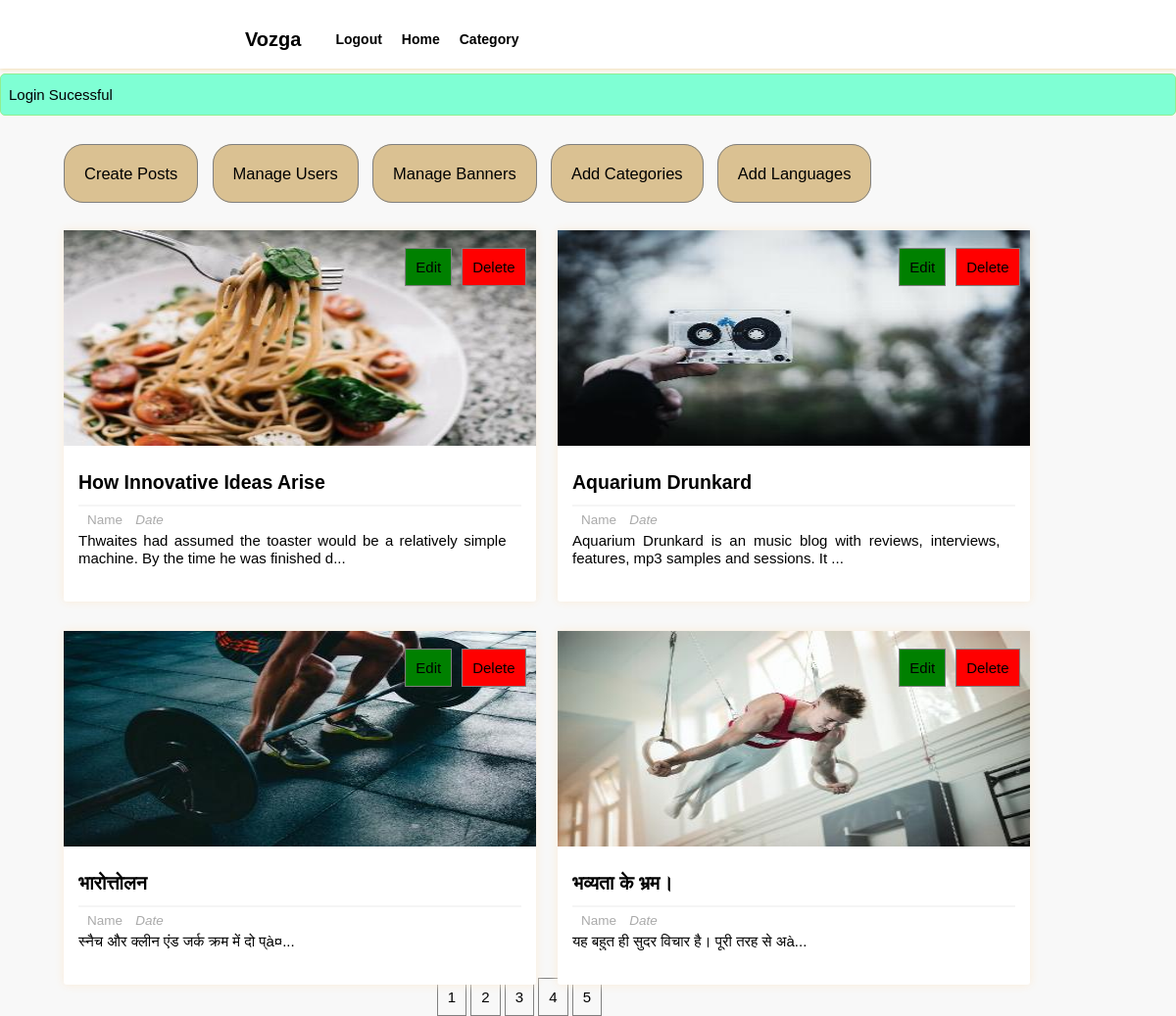
/dashboard.php?page=3 (signed in), run on the app's committed database.
### tables this page shows
CREATE TABLE `posts` (
  `p_id` int NOT NULL,
  `dup_id` int NOT NULL,
  `title` varchar(255) NOT NULL,
  `description` longtext NOT NULL,
  `category` varchar(255) NOT NULL,
  `image` varchar(255) NOT NULL,
  `user_id` int NOT NULL,
  `lang_code` varchar(255) NOT NULL
);

### dashboard.php (the view, shortened to what this page needs)
<?php
    require_once "includes/login_validate.php";
?>
<html lang="en">
<head>
    <link href="includes/style.css" rel="stylesheet" type="text/css" />
</head>
<body>
<div class="header-wrapper">
<header>
            <div class='logo'>
                <h3>Vozga</h3>
            </div>
            <div class="search-form">
                        <div class="icon">
                        </div>
                    </div>
            <ul class='list'>
                <li><a>Category<i class="fas fa-chevron-down" style="color:black; font-size: 14px; font-weight: 600; padding:5px;"></i></a>
                </li>
                <li><a href='homepage'>Home</a></li>
                <li><a href="includes/logout.php">Logout</a></li>
            </ul>
        </header>
</div>
    <?php if(isset($_SESSION['message'])):?>
            <div class="msg <?php echo $_SESSION['type'];?>">
                <li><?php echo $_SESSION['message'];?></li>
            </div>
        <?php endif;?>
    <div class="manage-posts-admin">
            <div class="admin-manage">
                <ul>
                    <li><a href="createpost">Create Posts</a></li>
                    <li><a href="manageuser">Manage Users</a></li>
                    <li><a href="banner">Manage Banners</a></li>
                    <li><a href="add-category">Add Categories</a></li>
                    <li><a href="add-language">Add Languages</a></li>
                </ul>
            </div>
        <div class="main-content-admin">
                    <?php
                        $results_per_page=4;
                        $sql="SELECT * FROM posts";
                        $result=mysqli_query($con,$sql);
                        $i=0;
                        $num_of_result=mysqli_num_rows($result);
                        $num_of_pages=ceil($num_of_result/$results_per_page);
                        if(!isset($_GET['page'])){
                            $page=1;
                        }else{
                            $page=$_GET['page'];
                        }
                        $start_limit=($page-1)*$results_per_page;
                        $sql="SELECT * FROM posts LIMIT ".$start_limit.','.$results_per_page;
                        $result=mysqli_query($con,$sql);
                        if(mysqli_num_rows($result) > $i){
                            while($row=mysqli_fetch_assoc($result)){
                    ?>
                    <div class="main-post-admin">
                    <?php
                        $output_image="images/resized408x220".$row['image'];
                        $desc=$row['description'];
                        $desc = substr($desc,0,100).'...';
                    ?>
                    <img class="image" src="<?php echo $output_image;?>", alt="post_image">
                    <div class="post-preview-wrapper">
                <a href="single/<?php echo $row['p_id'];?>" class="post-title"><?php echo $row['title'];?></a>
                <div class="post-preview">
                    <span class="author-name"><i class="fas fa-user"></i>Name</span>
                    <span class="post-date"><i class="fas fa-calendar-week">Date</i></span>
                    <p class="desc"><?php echo $desc; ?></p>
                </div>
            </div>
            <div class="btns">
                <ul class="edit-delete-btn">
                    <li>
                        <a href="editpost.php/<?php echo $row['p_id'];?>" class="btn edit-link">Edit</a>
                    </li>
                    <li>
                        <a href="deletepost.php/<?php echo  $row['p_id'];?>" class ="btn delete-link" onclick="return confirm('Are you sure you want to delete this?')">Delete</a>
                    </li>
                </ul>
            </div>
        </div>
                    <?php
                            }
                        }
                        else{
                            ?>
                            <tr>
                                <th colspan="2">No results to display</th>
                            </tr>
                            <?php
                        }
                    ?>
        </div>
        <div class='index-dashboard'><center>
        <?php
        for($page=1;$page<=$num_of_pages;$page++)
        {
            echo '<a href="dashboard.php?page='.$page.'">'.$page.'</a> ';
        }   ?>
</div>
    </div>
</body>
</html>

### data on the page
posts: image (picture), title "How Innovative Ideas Arise", description "Thwaites had assumed the toaster would be a relatively simple machine. By the time he was finished d..."
posts: image (picture), title "Aquarium Drunkard", description "Aquarium Drunkard is an music blog with reviews, interviews, features, mp3 samples and sessions. It ..."
posts: image (picture), title "भारोत्तोलन", description "स्नैच और क्लीन एंड जर्क क्रम में दो प्à¤..."
posts: image (picture), title "भव्यता के भ्रम।", description "यह बहुत ही सुदर विचार है। पूरी तरह से अà..."

### other printed values
$_SESSION['message'] "Login Sucessful"
